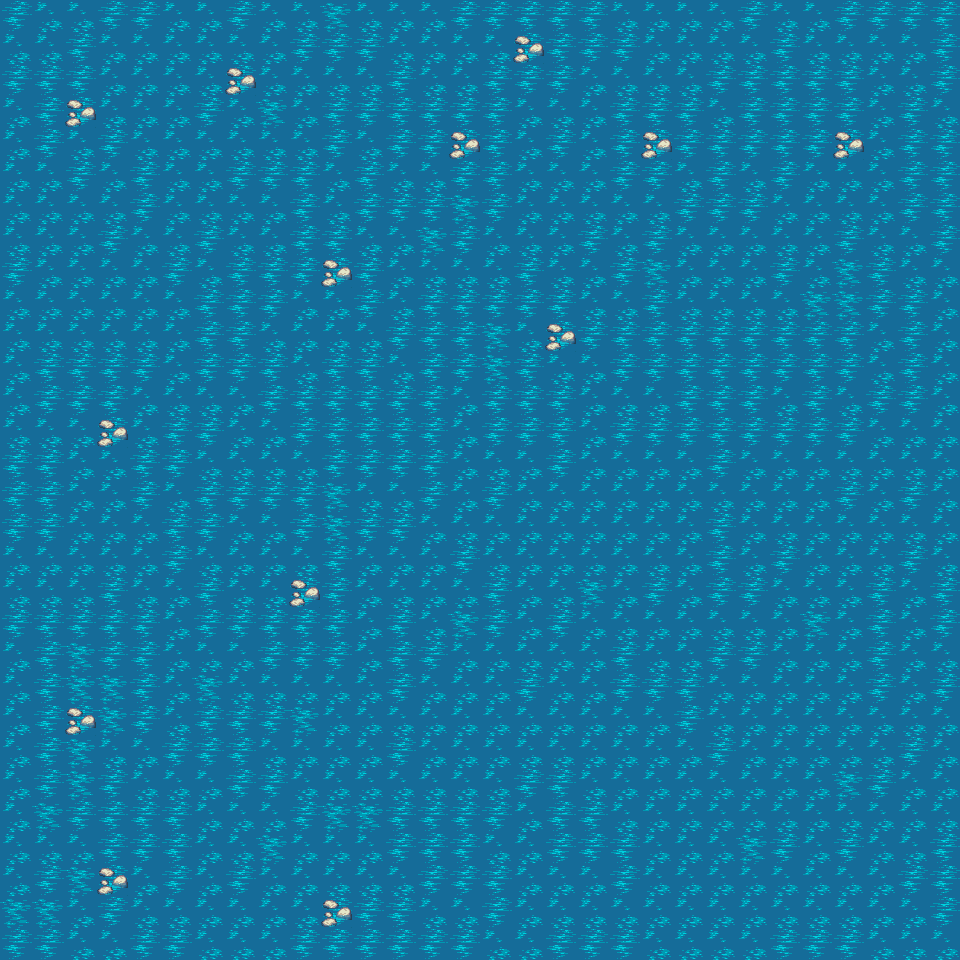

Tiled map render using the project's own tile images. Description and the whole map definition, tile-layer contents included, below:
An orthogonal 30x30 tile map with 32x32 px tiles, 1 tile layer (Ocean), 1 hidden layer not drawn, 2 tilesets.

<map version="1.0" orientation="orthogonal" renderorder="right-down" width="30" height="30" tilewidth="32" tileheight="32" nextobjectid="1">
 <tileset firstgid="1" name="forest_tiles" tilewidth="32" tileheight="32" tilecount="256" columns="16">
  <image source="../images/forest_tiles.png" width="512" height="512" />
 </tileset>
 <tileset firstgid="257" name="meta_tiles" tilewidth="32" tileheight="32" tilecount="2" columns="2">
  <image source="../images/meta_tiles.png" width="67" height="34" />
 </tileset>
 <layer name="Ocean" width="30" height="30">
  <data encoding="csv">
134,137,137,134,134,137,137,134,137,137,156,137,137,137,134,134,134,134,134,137,137,137,137,134,137,137,134,134,134,134,
137,137,134,137,137,137,137,137,137,134,134,134,137,137,137,137,11,134,134,134,137,137,137,137,134,137,137,137,137,134,
134,134,134,137,137,137,137,11,137,137,137,137,134,137,137,134,134,134,137,137,137,137,134,134,134,134,134,137,137,134,
137,134,11,137,137,137,134,137,156,137,134,134,134,134,134,134,137,137,137,134,134,134,137,134,134,134,134,137,134,137,
137,134,137,134,137,137,137,137,137,137,134,137,134,134,11,134,137,134,137,134,11,134,134,134,134,134,11,137,134,134,
137,137,134,137,134,137,137,134,134,134,137,134,137,137,134,134,137,137,137,134,134,137,134,137,134,137,137,137,134,134,
137,137,137,137,134,137,137,137,137,134,137,134,134,134,156,134,137,137,137,137,137,134,134,134,137,137,137,137,134,134,
137,137,137,134,137,137,134,137,137,134,134,137,137,156,134,137,137,137,134,137,134,137,137,137,137,137,134,137,137,134,
134,137,137,137,137,134,137,134,134,134,11,134,137,137,137,137,134,137,137,134,156,137,137,137,134,137,156,134,137,137,
137,137,137,137,137,137,134,134,134,137,137,134,137,134,134,134,134,134,137,137,134,137,137,137,137,156,156,134,134,137,
137,137,137,137,137,137,134,134,137,137,137,137,134,134,134,156,137,11,134,134,134,134,134,134,134,134,134,137,134,137,
137,134,134,134,134,137,134,134,134,137,134,134,137,134,134,156,134,137,137,134,134,134,134,134,134,134,134,137,134,137,
137,134,134,134,137,137,137,137,134,134,134,134,134,134,137,134,134,134,137,137,137,134,134,134,137,134,137,134,134,137,
137,137,137,11,137,134,134,137,137,134,134,134,134,134,137,134,134,134,137,134,134,134,134,134,134,134,134,137,137,137,
134,134,137,137,134,134,137,137,137,137,134,134,134,134,137,137,137,134,137,137,137,137,134,137,137,137,137,137,137,137,
134,134,137,137,134,137,134,134,134,134,156,137,137,134,137,134,137,137,137,137,137,137,137,137,137,137,134,137,134,137,
134,134,137,137,137,134,134,137,137,134,156,134,134,137,137,137,137,137,137,137,137,137,134,137,137,137,137,137,137,137,
137,137,137,137,137,134,137,137,137,137,134,137,137,137,134,137,137,137,137,137,137,137,134,137,134,137,137,137,134,137,
137,137,137,134,137,137,134,137,137,11,134,137,137,137,137,134,137,137,156,137,134,137,134,134,137,137,137,134,137,134,
134,134,134,134,134,137,134,134,134,134,134,137,134,137,156,134,137,134,137,137,137,137,137,137,137,156,137,134,137,134,
137,134,156,134,134,137,137,137,134,134,134,137,134,134,137,137,137,137,137,134,137,137,134,134,137,137,137,134,137,137,
137,134,156,156,134,137,156,137,137,137,137,137,134,137,137,137,134,137,137,134,134,134,137,137,137,137,137,134,137,134,
137,134,11,156,134,137,134,134,134,156,137,137,137,137,137,137,137,137,137,137,137,134,137,137,137,137,137,137,137,137,
137,134,156,137,137,134,134,134,137,137,137,137,134,137,137,137,137,137,137,137,137,137,134,137,137,137,137,137,134,137,
137,134,156,134,137,137,137,134,134,137,137,137,137,137,137,137,134,134,137,137,137,137,137,137,137,137,156,134,137,137,
137,156,134,134,134,134,137,137,137,134,156,156,134,134,134,134,137,134,134,137,137,137,137,137,137,137,137,137,137,137,
137,137,137,134,134,134,137,137,156,137,137,137,134,134,134,137,137,134,134,134,137,137,137,156,134,137,134,137,137,134,
137,134,156,11,137,134,137,134,137,137,137,137,137,134,134,134,137,137,137,134,137,137,137,137,137,137,137,137,134,134,
156,156,137,134,137,137,137,137,137,137,11,134,134,137,137,134,137,137,137,137,137,137,137,137,137,137,137,137,137,134,
134,134,137,137,134,134,137,137,137,134,134,134,134,134,134,137,137,134,134,134,137,137,137,137,134,134,134,137,137,137
</data>
 </layer>
 <layer name="Collision" width="30" height="30" visible="0">
  <data encoding="csv">
257,257,257,257,257,257,257,257,257,257,257,257,257,257,257,257,257,257,257,257,257,257,257,257,257,257,257,257,257,257,
257,257,257,257,257,257,257,257,257,257,257,257,257,257,257,257,257,257,257,257,257,257,257,257,257,257,257,257,257,257,
257,257,257,257,257,257,257,257,257,257,257,257,257,257,257,257,257,257,257,257,257,257,257,257,257,257,257,257,257,257,
257,257,257,257,257,257,257,257,257,257,257,257,257,257,257,257,257,257,257,257,257,257,257,257,257,257,257,257,257,257,
257,257,257,257,257,257,257,257,257,257,257,257,257,257,257,257,257,257,257,257,257,257,257,257,257,257,257,257,257,257,
257,257,257,257,257,257,257,257,257,257,257,257,257,257,257,257,257,257,257,257,257,257,257,257,257,257,257,257,257,257,
257,257,257,257,257,257,257,257,257,257,257,257,257,257,257,257,257,257,257,257,257,257,257,257,257,257,257,257,257,257,
257,257,257,257,257,257,257,257,257,257,257,257,257,257,257,257,257,257,257,257,257,257,257,257,257,257,257,257,257,257,
257,257,257,257,257,257,257,257,257,257,257,257,257,257,257,257,257,257,257,257,257,257,257,257,257,257,257,257,257,257,
257,257,257,257,257,257,257,257,257,257,257,257,257,257,257,257,257,257,257,257,257,257,257,257,257,257,257,257,257,257,
257,257,257,257,257,257,257,257,257,257,257,257,257,257,257,257,257,257,257,257,257,257,257,257,257,257,257,257,257,257,
257,257,257,257,257,257,257,257,257,257,257,257,257,257,257,257,257,257,257,257,257,257,257,257,257,257,257,257,257,257,
257,257,257,257,257,257,257,257,257,257,257,257,257,257,257,257,257,257,257,257,257,257,257,257,257,257,257,257,257,257,
257,257,257,257,257,257,257,257,257,257,257,257,257,257,257,257,257,257,257,257,257,257,257,257,257,257,257,257,257,257,
257,257,257,257,257,257,257,257,257,257,257,257,257,257,257,257,257,257,257,257,257,257,257,257,257,257,257,257,257,257,
257,257,257,257,257,257,257,257,257,257,257,257,257,257,257,257,257,257,257,257,257,257,257,257,257,257,257,257,257,257,
257,257,257,257,257,257,257,257,257,257,257,257,257,257,257,257,257,257,257,257,257,257,257,257,257,257,257,257,257,257,
257,257,257,257,257,257,257,257,257,257,257,257,257,257,257,257,257,257,257,257,257,257,257,257,257,257,257,257,257,257,
257,257,257,257,257,257,257,257,257,257,257,257,257,257,257,257,257,257,257,257,257,257,257,257,257,257,257,257,257,257,
257,257,257,257,257,257,257,257,257,257,257,257,257,257,257,257,257,257,257,257,257,257,257,257,257,257,257,257,257,257,
257,257,257,257,257,257,257,257,257,257,257,257,257,257,257,257,257,257,257,257,257,257,257,257,257,257,257,257,257,257,
257,257,257,257,257,257,257,257,257,257,257,257,257,257,257,257,257,257,257,257,257,257,257,257,257,257,257,257,257,257,
257,257,257,257,257,257,257,257,257,257,257,257,257,257,257,257,257,257,257,257,257,257,257,257,257,257,257,257,257,257,
257,257,257,257,257,257,257,257,257,257,257,257,257,257,257,257,257,257,257,257,257,257,257,257,257,257,257,257,257,257,
257,257,257,257,257,257,257,257,257,257,257,257,257,257,257,257,257,257,257,257,257,257,257,257,257,257,257,257,257,257,
257,257,257,257,257,257,257,257,257,257,257,257,257,257,257,257,257,257,257,257,257,257,257,257,257,257,257,257,257,257,
257,257,257,257,257,257,257,257,257,257,257,257,257,257,257,257,257,257,257,257,257,257,257,257,257,257,257,257,257,257,
257,257,257,257,257,257,257,257,257,257,257,257,257,257,257,257,257,257,257,257,257,257,257,257,257,257,257,257,257,257,
257,257,257,257,257,257,257,257,257,257,257,257,257,257,257,257,257,257,257,257,257,257,257,257,257,257,257,257,257,257,
257,257,257,257,257,257,257,257,257,257,257,257,257,257,257,257,257,257,257,257,257,257,257,257,257,257,257,257,257,257
</data>
 </layer>
</map>
